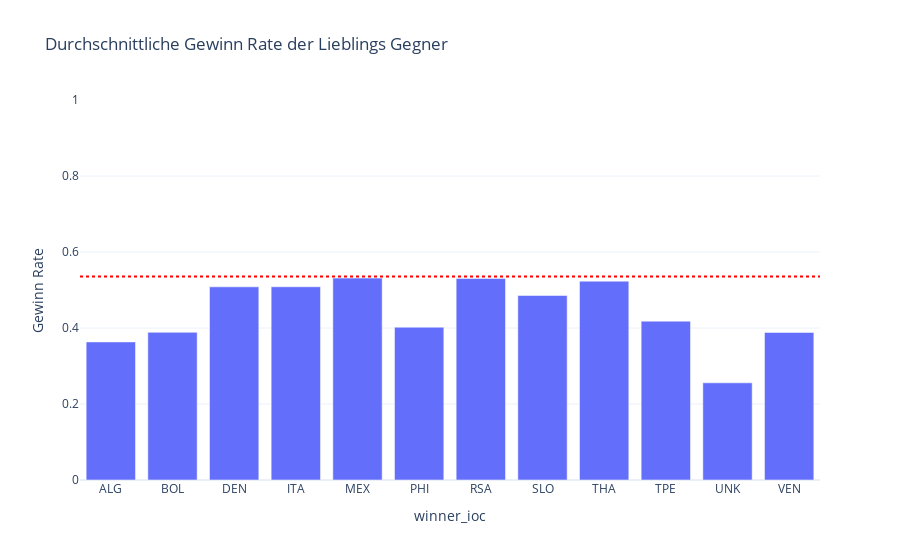

Notebook code for this chart:
### Code cell
px.bar(loved_countries_win_rate, x=loved_countries_win_rate.index, y="win_rate", title="Durchschnittliche Gewinn Rate der Lieblings Gegner",
       range_y=[0, 1], labels={
        "index": "Land",
        "win_rate": "Gewinn Rate"
    }, template="plotly_white").add_hline(y=germany_win_rate, line_dash="dot", line_color="red")

### Figure 1 — Plotly figure (JSON) as saved in the notebook; plotly's stock layout.template omitted (floating-point values rounded to 4 significant figures)
{"data": [{"alignmentgroup": "True", "hovertemplate": "winner_ioc=%{x}<br>Gewinn Rate=%{y}<extra></extra>", "legendgroup": "", "marker": {"color": "#636efa", "pattern": {"shape": ""}}, "name": "", "offsetgroup": "", "orientation": "v", "showlegend": false, "textposition": "auto", "x": ["ALG", "BOL", "DEN", "ITA", "MEX", "PHI", "RSA", "SLO", "THA", "TPE", "UNK", "VEN"], "xaxis": "x", "y": [0.3634, 0.3886, 0.5083, 0.5085, 0.5313, 0.4021, 0.5302, 0.4854, 0.5233, 0.4181, 0.2557, 0.3884], "yaxis": "y", "type": "bar"}], "layout": {"xaxis": {"anchor": "y", "domain": [0.0, 1.0], "title": {"text": "winner_ioc"}}, "yaxis": {"anchor": "x", "domain": [0.0, 1.0], "title": {"text": "Gewinn Rate"}, "range": [0, 1]}, "legend": {"tracegroupgap": 0}, "title": {"text": "Durchschnittliche Gewinn Rate der Lieblings Gegner"}, "barmode": "relative", "shapes": [{"line": {"color": "red", "dash": "dot"}, "type": "line", "x0": 0, "x1": 1, "xref": "x domain", "y0": 0.5352, "y1": 0.5352, "yref": "y"}]}}
